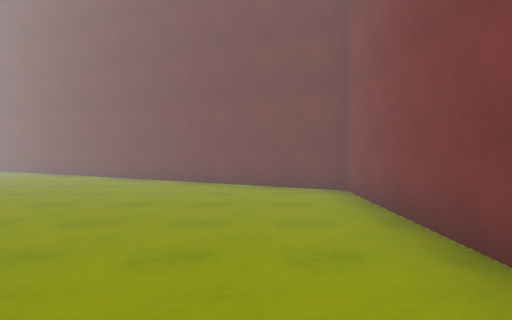
view 1 (above)

19 first-person views from a walk through a Unity game level. The camera is 1.4 m above the floor, tilts 2° down and sees 75° across. The floor is counted in squares, 2 m on a side. Each view is taken from the middle of a square. On the plan, view 1 faces up. The plan holds only what a view shows up to about 10 squares ahead; the rest is blank. The place goes on beyond the plan. Some animated figures are left out.

view 2
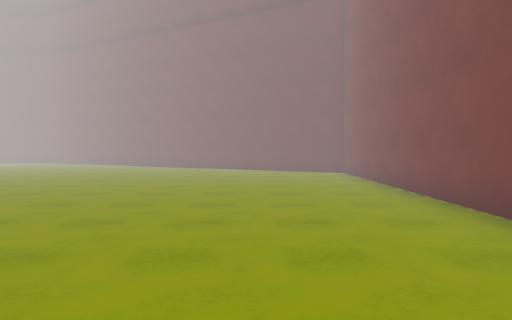

view 3
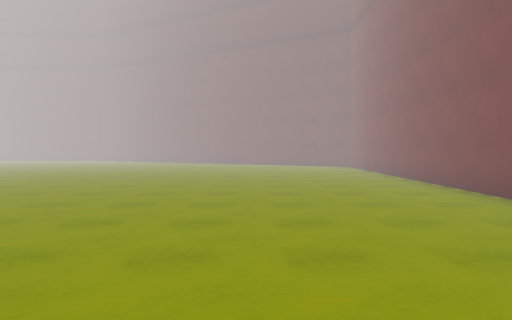

view 4
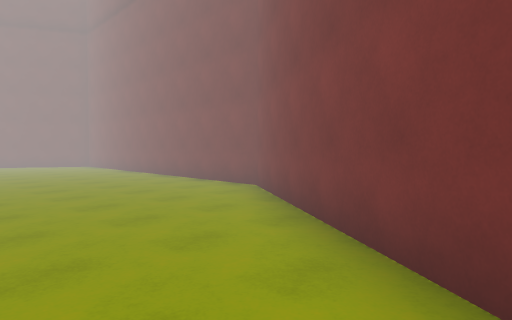

view 5
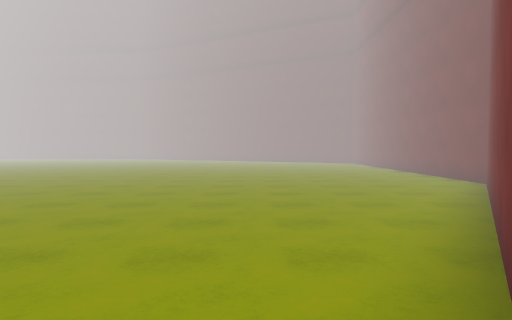

view 6
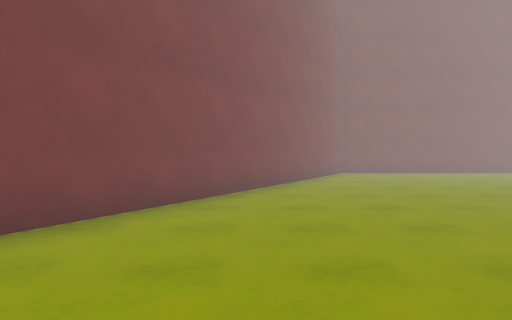

view 7
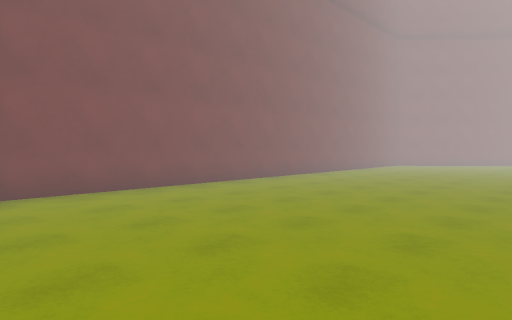

view 8
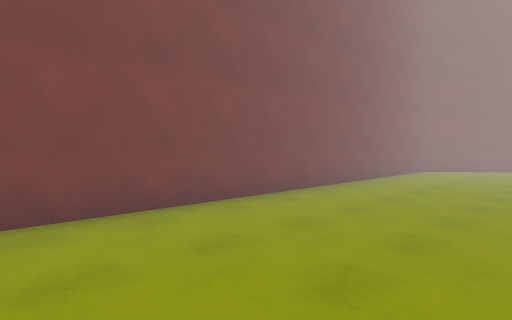

view 9
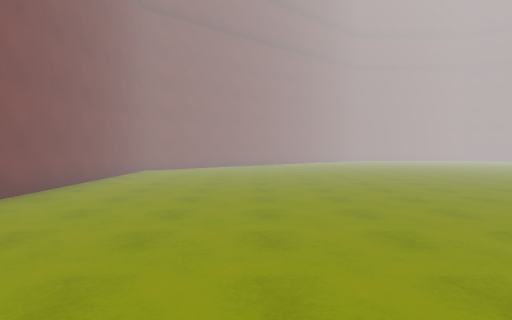

view 10
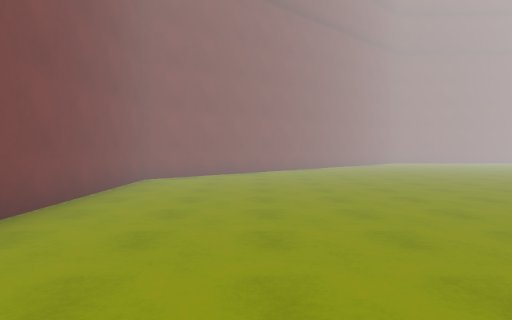

view 11
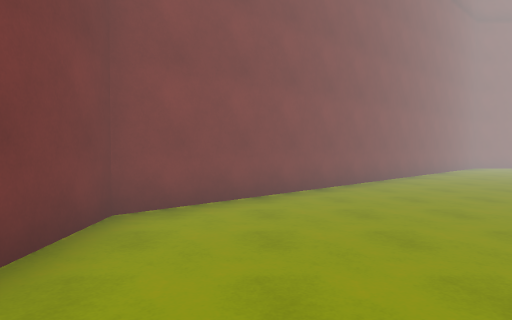

view 12
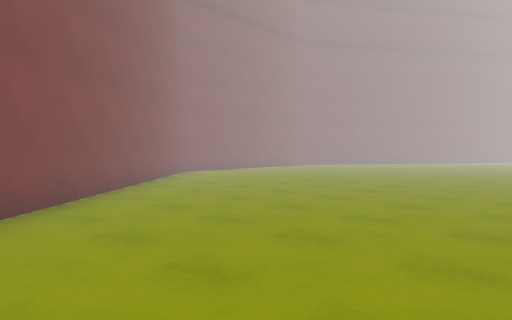

view 13
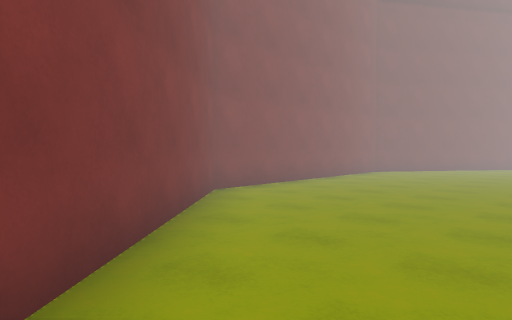

view 14
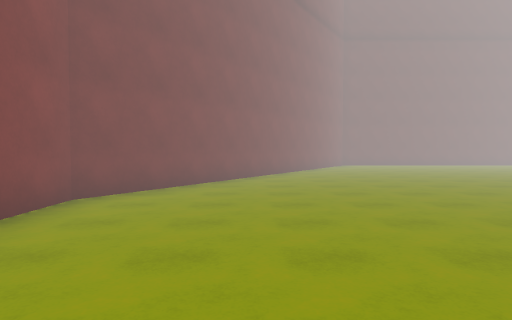

view 15
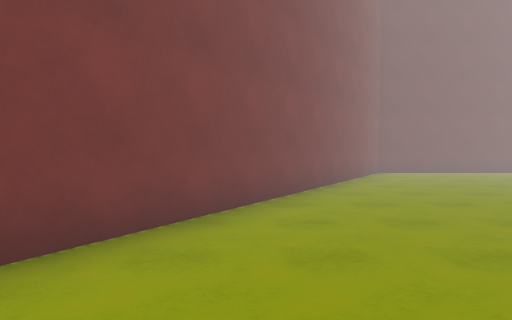

view 16
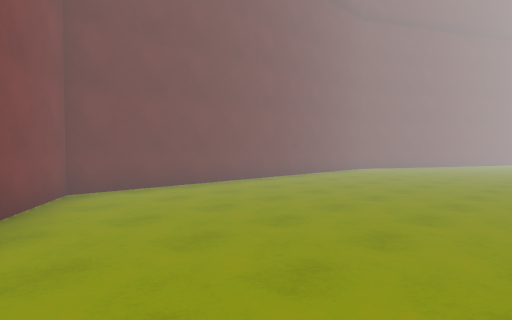

view 17
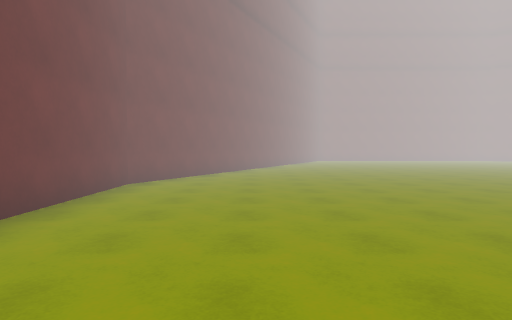

view 18
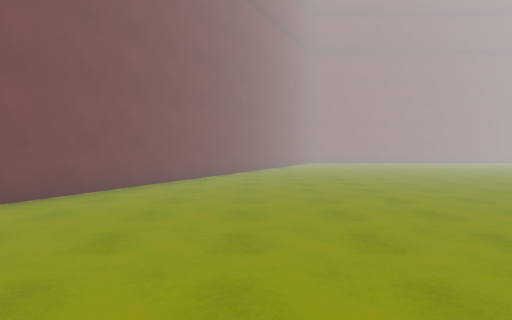

view 19
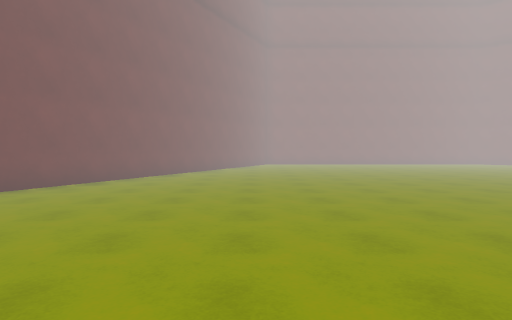

### Floor plan
Points are (right, up) in squares from view 1. A wall is a line through its corners. A room is listed if a view was taken in it or the views show most of it. See-through windows are left out.
Room 1 (views 1, 2, 3, 4, 5, 6, 7, 8, 9, 10, 11, 12, 13, 14, 15, 16, 17, 18, 19)
walls: (-10.5, 11.5) (-19.5, 11.5) (-25.5, 2.5) (-25.5, -3.5) (-17.5, -12.5) (-4.5, -12.5) (1.5, -3.5) (1.5, 5.5) (-10.5, 11.5)

Where each view was taken, in squares from view 1:
view 1: 0 up, 0 right, facing up
view 2: 4 down, 1 left, facing up
view 3: 7 down, 2 left, facing up
view 4: 8 down, 3 left, facing up-right
view 5: 10 down, 3 left, facing up
view 6: 3 down, 2 left, facing down
view 7: 7 down, 4 left, facing down-left
view 8: 9 down, 7 left, facing down-left
view 9: 9 down, 7 left, facing left
view 10: 10 down, 10 left, facing left
view 11: 11 down, 14 left, facing left
view 12: 9 down, 17 left, facing up-left
view 13: 7 down, 21 left, facing up-left
view 14: 2 down, 23 left, facing up
view 15: 2 up, 23 left, facing up
view 16: 6 up, 21 left, facing up-right
view 17: 9 up, 17 left, facing right
view 18: 8 up, 14 left, facing right
view 19: 6 up, 13 left, facing right
